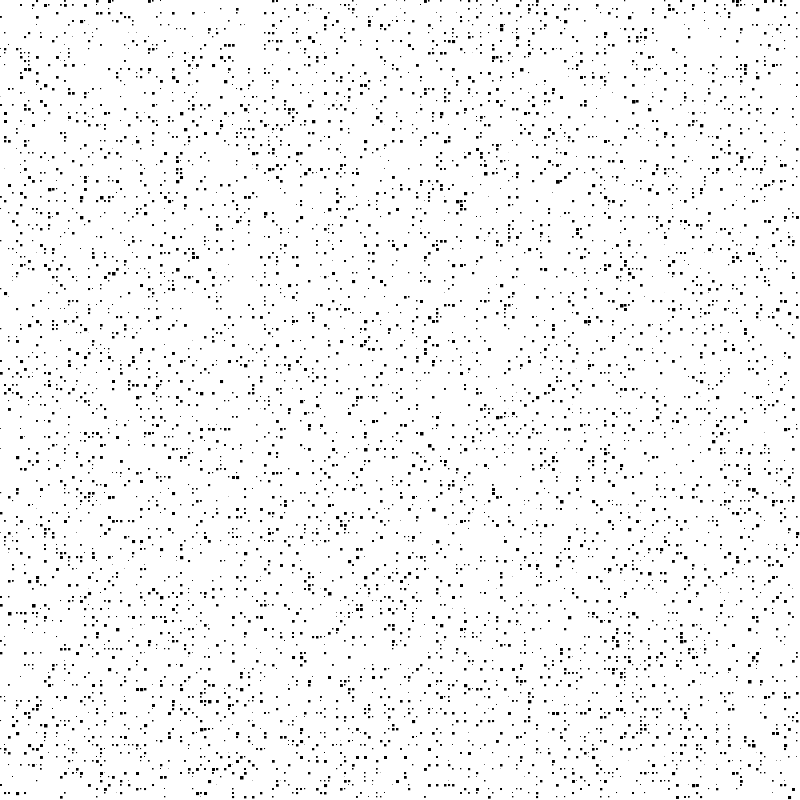
Frame 1 (no input)
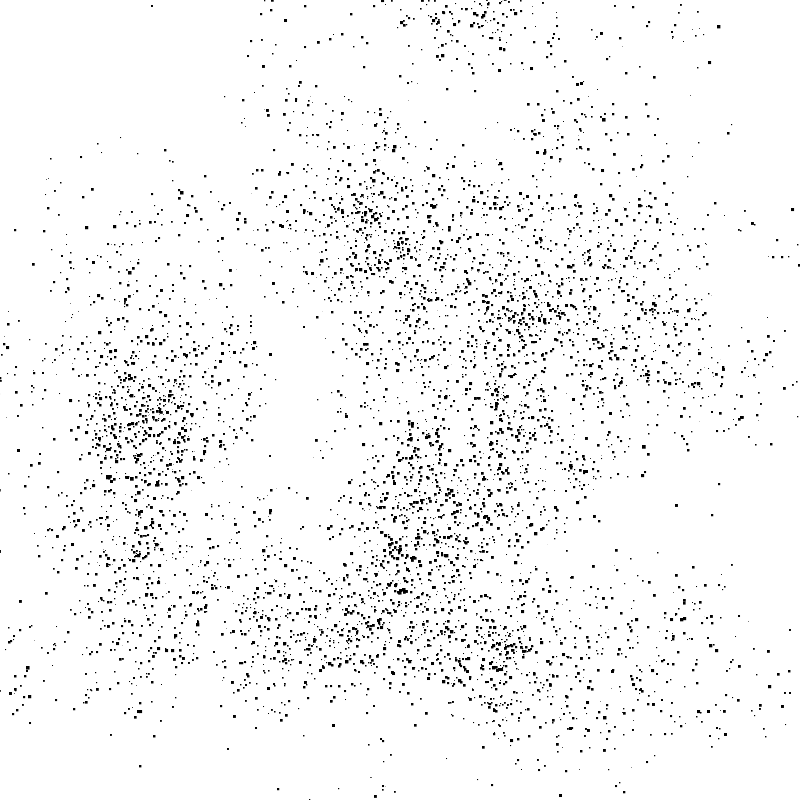
Frame 60 (the mouse pressed at the canvas centre just before this capture)
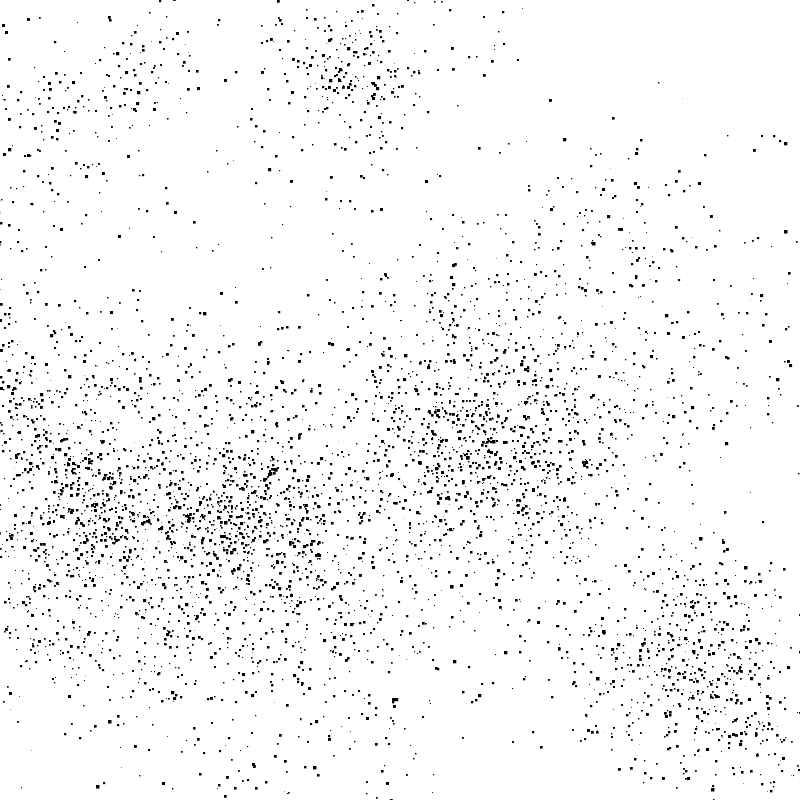
Frame 120 (the mouse held since frame 60 and released just before this capture)

The Processing sketch that drew these frames (run headless with seeded random() and noise(); from frame 60 on, the mouse is pressed at the canvas centre):

// Processing sketch: p_2015_07_08_mites
// ── p_2015_07_08_mites.pde
int HabitatsWidth = 200;
int HabitatsHeight = 200;
Habitat[][] Habitats = new Habitat[(int)random(HabitatsWidth)][(int)random(HabitatsHeight)];

void setup()  {
  size( 800, 800 );
  background( 255 );
  noStroke();
  rectMode( CORNER );
  for ( int i=0 ; i<Habitats.length ; i++ )  {  // Creates rectangles
   for ( int j=0 ; j<Habitats[0].length ; j++ )  {
    Habitats[i][j] = new Habitat( width/HabitatsWidth*((int)random(HabitatsWidth) ), 
                           height/HabitatsHeight*((int)random(HabitatsHeight) ),
                           width/HabitatsWidth,
                           height/HabitatsHeight,
                           i,
                           j );
   } 
  }
}
void draw()  {  // Moves the rectangles
  background( 255 );
  for ( int i=0 ; i<Habitats.length ; i++ )  {
   for ( int j=0 ; j<Habitats[0].length ; j++ )  {
     Habitats[i][j].drawHabitat(); 
     Habitats[i][j].move(); 
   }
  }
}
// ── Box.pde

class Habitat  {
 float w, h;
 PVector p_, v_, a_;
 float timeSinceLeft;
 boolean isFull;
 int pointx, pointy;
 Habitat( float x, float y, float w, float h, int pointx, int pointy)  {
  this.w = w;
  this.h = h;
  this.p_ = new PVector( x, y );
  timeSinceLeft = 255;
  this.pointx = pointx;
  this.pointy = pointy;
  this.v_ = new PVector(0,0);
  this.a_ = new PVector(0,0);
 } 
 void drawHabitat()  {
  fill( 255-this.timeSinceLeft,0,0 );
  rect(p_.x, p_.y, w*noise(p_.x, p_.y), h*noise(p_.x, p_.y) );
 }
 void move()  {
   this.a_ = PVector.mult(this.a_,0);
   PVector move = new PVector(0,0);
   int counter = 0;
   for ( int i=0 ; i<Habitats.length ; i++ )  {
     for ( int j=0 ; j<Habitats[0].length ; j++ )  {
       if ( PVector.dist( p_, Habitats[i][j].p_ ) < 100 )  {
        move.add( PVector.sub( p_, Habitats[i][j].p_ ));
        counter++;
       }
     }
   }
   move.div( counter );
   move.normalize();
   move.mult( 1.5 );
   move.x = (int)move.x;
   move.y = (int)move.y;
   move.x = move.x;
   move.y = move.y;
   move.mult(-1);
   this.a_.add( move );
   this.v_.add( this.a_ );
   this.p_.add( this.v_ );
 }
}
